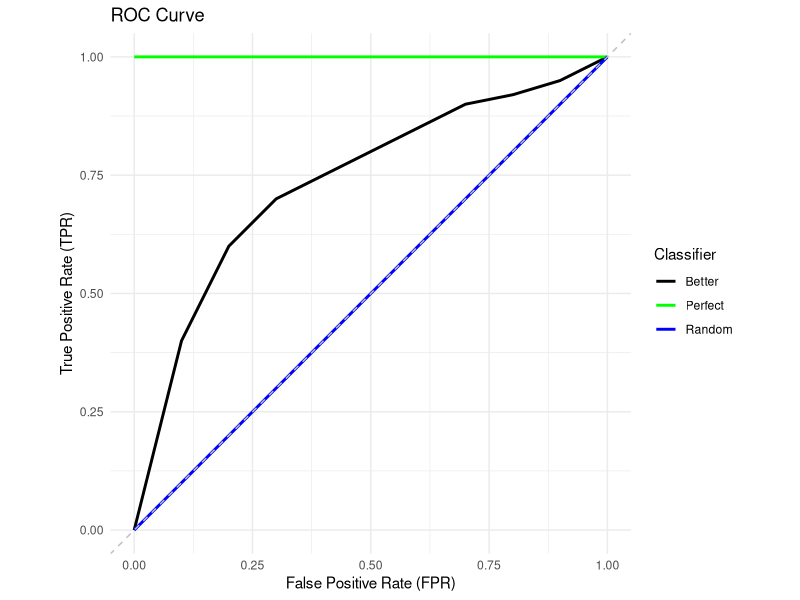

Write the R code that produced this figure.
## ---- chunk 1
# Load necessary libraries
library(knitr)
library(kableExtra)

# Create the confusion matrix data frame
confusion_df <- data.frame(
  "Actual" = c("Positive", "Negative"),
  "Positive" = c("A - TP", "C - FN"),
  "Negative" = c("B-FP", "D-FN")
)

# Render the confusion matrix using kable
kable(confusion_df, format = "html", align = 'c', caption = "Confusion Matrix") %>%
  add_header_above(c(" " = 1, "Predicted" = 2)) %>%
  kable_styling(full_width = FALSE, position = "left")


## ---- chunk 2
library(ggplot2)

# Sample data without "Worse" classifier
roc_data <- data.frame(
  fpr = c(0, 0.1, 0.2, 0.3, 0.4, 0.5, 0.6, 0.7, 0.8, 0.9, 1, 0, 1, 0, 1),
  tpr = c(0, 0.4, 0.6, 0.7, 0.75, 0.8, 0.85, 0.9, 0.92, 0.95, 1, 1, 1, 0, 1),
  classifier = c("Better", "Better", "Better", "Better", "Better", "Better", "Better", "Better", "Better", "Better", "Better", 
                 "Perfect", "Perfect", 
                 "Random", "Random")
)

# Define colors for the classifiers
classifier_colors <- c("Perfect" = "green", "Random" = "blue", "Better" = "black")

# Plot ROC curve
ggplot(roc_data, aes(x = fpr, y = tpr, color = classifier)) +
  geom_line(size = 1) +
  geom_abline(intercept = 0, slope = 1, linetype = "dashed", color = "grey") + # Diagonal line for random classifier
  scale_color_manual(values = classifier_colors) +
  labs(title = "ROC Curve",
       x = "False Positive Rate (FPR)",
       y = "True Positive Rate (TPR)",
       color = "Classifier") +
  theme_minimal() + coord_equal()
